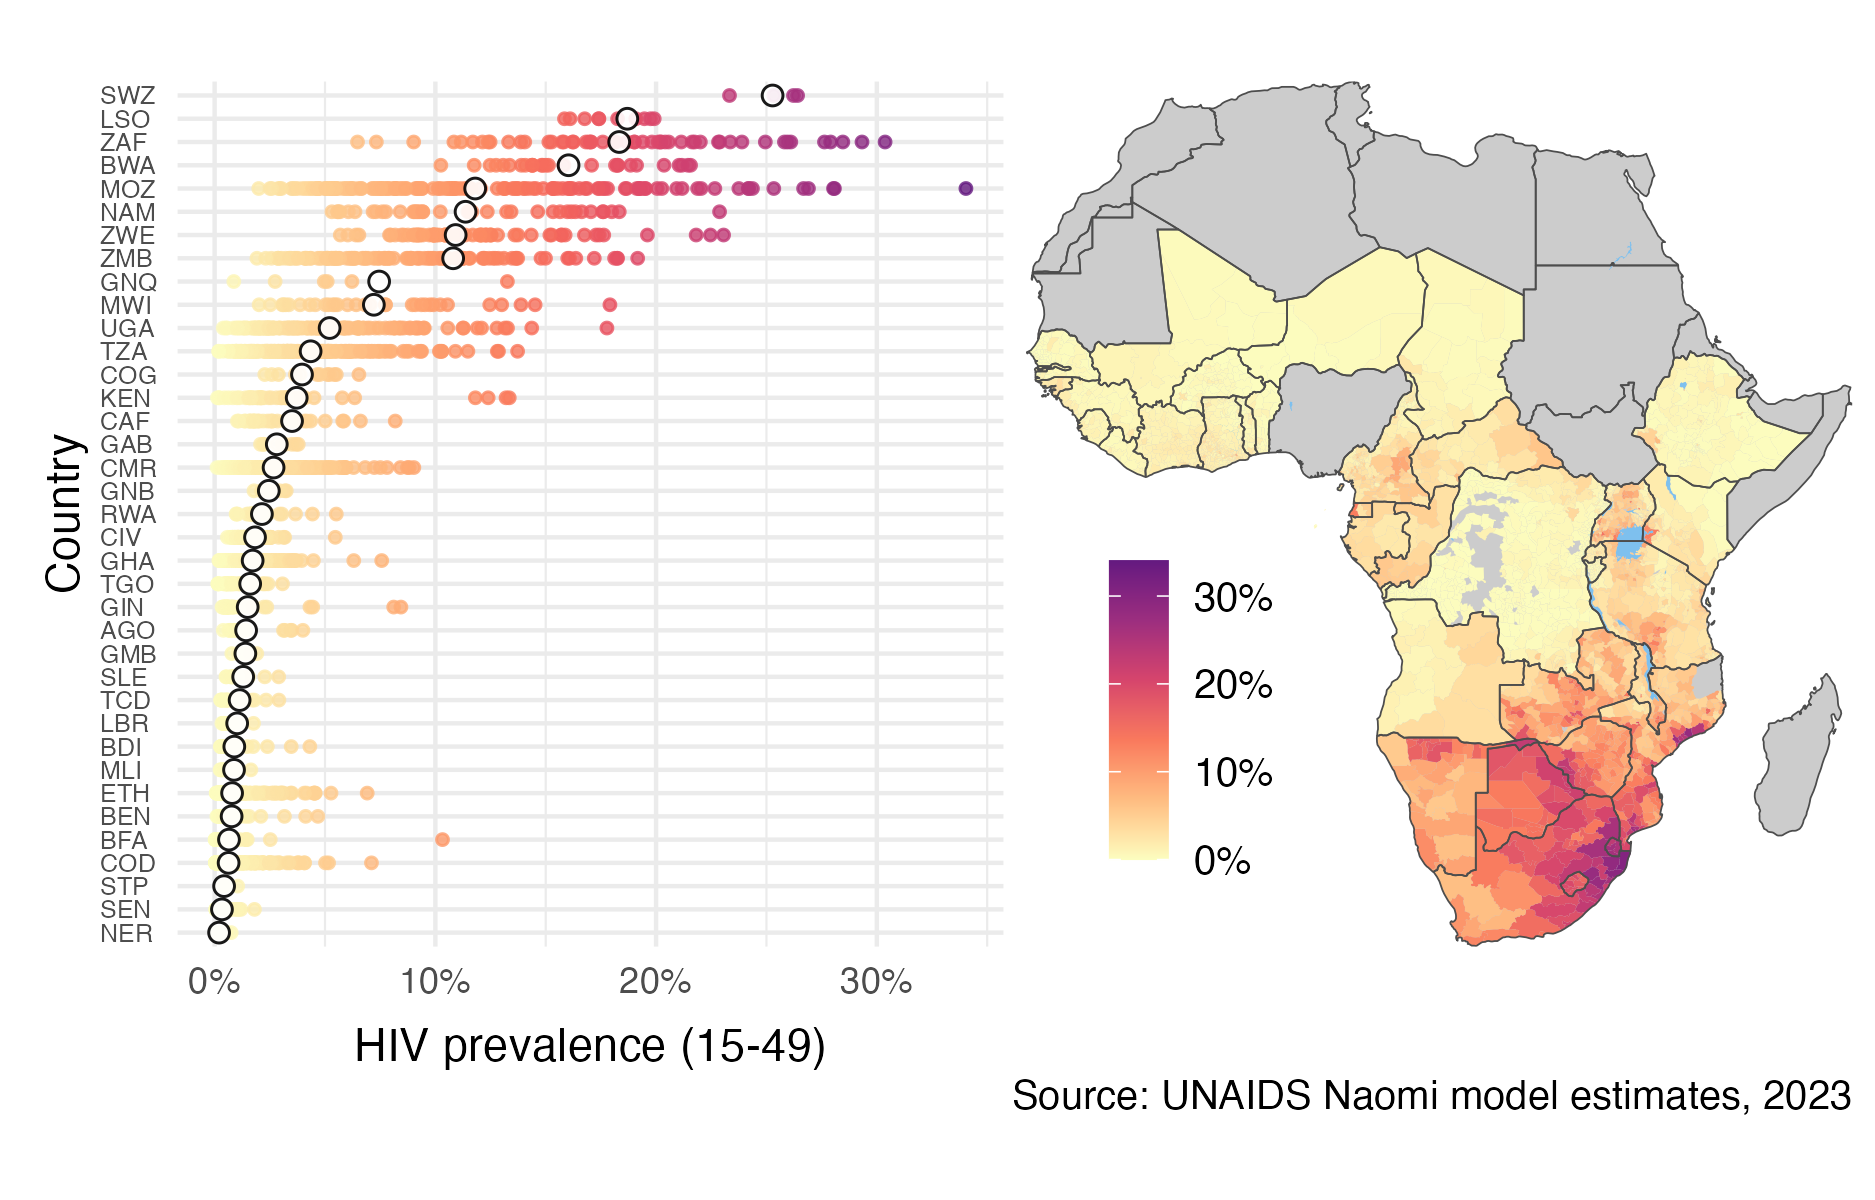

Write R code to recreate this figure.
library(tidyverse)
library(rnaturalearth)
library(sf)
library(rmapshaper)
library(scales)
library(patchwork)

sf::sf_use_s2(FALSE)

files <- list.files("resources/background/2023 naomi final/", "zip$", full.names = TRUE)
out <- lapply(files, naomi::read_output_package)

get_iso3 <- function(x) {
  x$meta_area %>%
    filter(area_level == 0) %>%
    pull(area_id)
}

names(out) <- sapply(out, get_iso3)

redactions <- c("HTI", "NGA")
out[redactions] <- NULL

areas <- out %>%
  lapply("[[", "meta_area") %>%
  Map(mutate, ., iso3 = names(.)) %>%
  bind_rows() %>%
  select(iso3, everything())

areas_district <- areas %>%
  group_by(iso3) %>%
  filter(area_level == max(area_level))

data <- out %>%
  lapply("[[", "indicators") %>%
  Map(mutate, ., iso3 = names(.)) %>%
  bind_rows()

#' Estimates calendar_quarter only
data <- data %>%
  group_by(iso3) %>%
  filter(
    calendar_quarter == sort(unique(calendar_quarter))[2]
  ) %>%
  mutate(
    is_district = area_level == max(area_level),
    is_national = area_level == 0
  )

areas_district <- areas %>%
  semi_join(filter(data, is_district), by = "area_id")

areas_district_simple <- areas_district %>%
  ms_simplify(0.05, keep_shapes = TRUE)

nat_boundaries <- ne_countries(scale = "medium", continent = "Africa", returnclass = "sf") %>%
  mutate(
    longitude = st_coordinates(st_centroid(geometry))[,1],
    latitude = st_coordinates(st_centroid(geometry))[,2]
  )

#' Remove small island countries
nat_boundaries <- nat_boundaries %>%
  filter(!iso_a3 %in% c("CPV", "COM", "STP"))

#' Trim Prince Edward Island
bbox <- c(xmin = -17.5327797,
          ymin = -35, # -46.9697266,
          xmax = 51.4113159179688, 
          ymax = 37.3404121398926)

nat_boundaries <- st_crop(nat_boundaries, bbox)

iso3_sort <- nat_boundaries %>% arrange(-latitude) %>% pull(iso_a3)

lakes <- ne_download("medium", "lakes", category = "physical", returnclass = "sf")

ssa_lakes <- st_filter(lakes, nat_boundaries)

#' Retract Cabo Delgado Province
cabo_delago_areas <- areas %>%
  filter(parent_area_id == "MOZ_2_10") %>%
  pull(area_name)

data <- data %>%
  filter(!(area_name %in% cabo_delago_areas)) 

national_map_data <- data %>%
  filter(
    is_national,
    sex == "both",
    age_group == "Y015_049",
    indicator == "prevalence"
  ) %>%
  arrange(desc(mean)) %>%
  ungroup() %>%
  mutate(iso3_sort_order = row_number())

dotplot <- data %>%
  filter(
    is_district,
    sex == "both",
    age_group == "Y015_049",
    indicator == "prevalence"
  ) %>%
  left_join(
    select(national_map_data, iso3, area_name_national = area_name, iso3_sort_order),
    by = "iso3"
  ) %>%
  ggplot(aes(x = fct_rev(reorder(iso3, iso3_sort_order)), y = mean, col = mean)) +
    geom_jitter(width = 0, size = 1, alpha = 0.8) +
    viridis::scale_color_viridis(option = "A", direction = -1, begin = 0.3, end = 1.0) +
    geom_point(data = national_map_data,
      aes(x = fct_rev(reorder(iso3, iso3_sort_order)), y = mean),
          shape = 21, size = 2, fill = "white", col = "black", alpha = 0.9
    ) +
    scale_y_continuous(labels = function(x) paste0(100 * x, "%")) +
    coord_flip() +
    labs(y = "HIV prevalence (15-49)", x = "Country") +
    guides(col = FALSE) +
    theme_minimal() +
    theme(axis.text.y = element_text(size = 6, hjust = 0), axis.title.x = element_text(vjust = -0.5))

map <- data %>%
  filter(
    is_district,
    sex == "both",
    age_group == "Y015_049",
    indicator == "prevalence"
  ) %>%
  left_join(areas_district_simple) %>%
  st_as_sf() %>%
  ggplot(aes(fill = mean)) +
  geom_sf(data = nat_boundaries, inherit.aes = FALSE, fill = "grey80", color = NA) +
  geom_sf(data = ssa_lakes, fill = "skyblue2", color = NA) +
  geom_sf(color = NA) +
  geom_sf(data = nat_boundaries, fill = NA, inherit.aes = FALSE, size = 0.3, color = "grey30") +
  expand_limits(fill = 0) +
  scale_fill_viridis_c(element_blank(), labels = label_percent(), option = "A", direction = -1, begin = 0.3, end = 1.0) +
  coord_sf(expand = FALSE) +
  theme_void(12) +
  labs(caption = "Source: UNAIDS Naomi model estimates, 2023") +
  theme(legend.position = c(0.1, 0.1),
        legend.just = c(0, 0),
        legend.key.width = unit(1, "lines"),
        legend.key.height = unit(1, "lines"))

plot <- dotplot + map

ggsave("figures/naomi-continent.png", h = 4, w = 6.25)

#' Numbers for text
data %>%
  filter(
    is_district,
    sex == "both",
    age_group == "Y015_049",
    indicator == "prevalence",
    substr(area_id, 1, 3) == "ZAF"
  ) %>%
  filter(
    mean == max(mean) | mean == min(mean)
  ) %>%
  mutate(mean_pct = round(100 * mean)) %>%
  pull(mean_pct, area_name)
